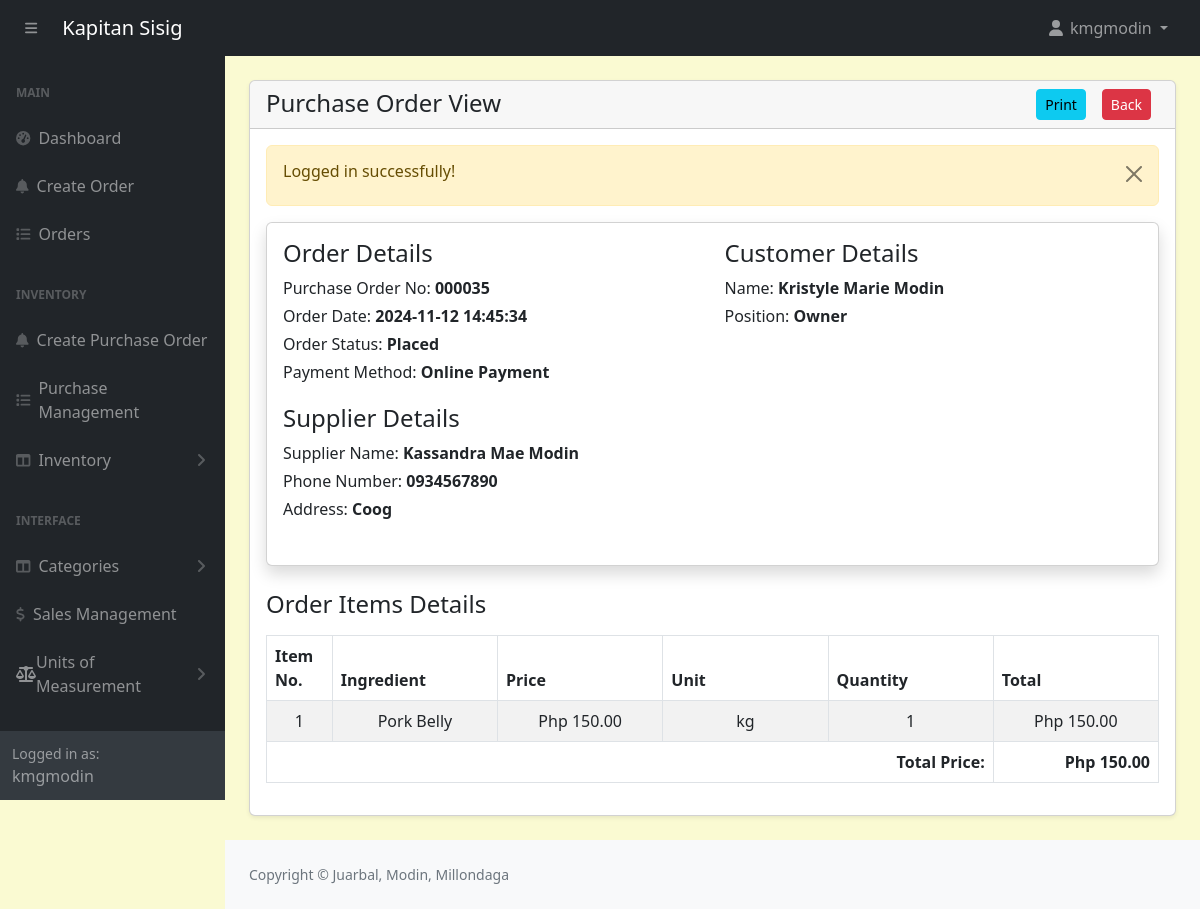
/admin/purchase-orders-view.php?track=000035 (signed in), run on the app's committed database.
### tables this page shows
CREATE TABLE `purchaseorders` (
  `id` int(11) NOT NULL,
  `customer_id` int(11) NOT NULL,
  `tracking_no` varchar(100) NOT NULL,
  `invoice_no` varchar(100) NOT NULL,
  `total_amount` varchar(100) NOT NULL,
  `order_date` datetime NOT NULL,
  `order_status` varchar(100) NOT NULL,
  `ingPayment_mode` varchar(100) NOT NULL,
  `order_placed_by_id` varchar(100) NOT NULL,
  `supplierName` varchar(100) NOT NULL
);

CREATE TABLE `suppliers` (
  `id` int(11) NOT NULL,
  `firstname` varchar(191) NOT NULL,
  `lastname` varchar(191) NOT NULL,
  `phonenumber` varchar(191) NOT NULL,
  `address` varchar(191) NOT NULL
);

### admin/purchase-orders-view.php (the view, shortened to what this page needs)
<?php include('includes/header.php'); ?>
<div class="container-fluid px-4 pb-4">
    <div class="card mt-4 shadow-sm">
        <div class="card-header">
            <h4 class="mb-0">Purchase Order View
                <a href="purchase-orders.php" class="btn btn-danger mx-2 btn-sm float-end" style="text-decoration: none;">Back</a>
                <a href="purchase-orders-view-print.php?track=<?= $_GET['track'] ?>" class="btn btn-info mx-2 btn-sm float-end">Print</a>
            </h4>
        </div>
        <div class="card-body">
        <?php
        if(isset($_GET['track'])){
                ?>
                <?php
            $trackingNo = validate($_GET['track']);
            $query = "SELECT po.*, a.* FROM purchaseOrders po, admins a WHERE
                        a.id = po.customer_id AND tracking_no='$trackingNo'
                        ORDER BY po.id DESC";
            $orders = mysqli_query($conn, $query);
            if($orders){
                if(mysqli_num_rows($orders) > 0){
                    $orderData = mysqli_fetch_assoc($orders);
                    $supplierName = $orderData['supplierName'];
                    $supplier = mysqli_query($conn, "SELECT * FROM suppliers WHERE id = '$supplierName' LIMIT 1");
                    $supplierData = mysqli_fetch_assoc($supplier);
                    ?>
                    <div class="card card-body shadow border-1 mb-4 ">
                        <div class="row">
                            <div class="col-md-6">
                                <h4>Order Details</h4>
                                <label class="mb-1">
                                    Purchase Order No: <span class="fw-bold"><?= htmlspecialchars($orderData['tracking_no'], ENT_QUOTES, 'UTF-8'); ?></span>
                                </label>
                                <br/>
                                <label class="mb-1">
                                    Order Date: <span class="fw-bold"><?= htmlspecialchars($orderData['order_date'], ENT_QUOTES, 'UTF-8'); ?></span>
                                </label>
                                <br/>
                                <label class="mb-1">
                                    Order Status: <span class="fw-bold"><?= htmlspecialchars($orderData['order_status'], ENT_QUOTES, 'UTF-8'); ?></span>
                                </label>
                                <br/>
                                <label class="mb-1">
                                    Payment Method: <span class="fw-bold"><?= htmlspecialchars($orderData['ingPayment_mode'], ENT_QUOTES, 'UTF-8'); ?></span>
                                </label>
                                <br/>
                            </div>
                            <div class="col-md-6">
                                <h4>Customer Details</h4>
                                <label class="mb-1">
                                    Name: <span class="fw-bold"><?= htmlspecialchars($orderData['firstname'], ENT_QUOTES, 'UTF-8'); ?> <?= htmlspecialchars($orderData['lastname'], ENT_QUOTES, 'UTF-8'); ?></span>
                                </label>
                                <br/>
                                <label class="mb-1">
                                    Position:
                                    <span class="fw-bold">
                                        <?= $orderData['position'] == 1 ? 'Owner' : 'Employee'?>
                                    </span>
                                </label>
                                <br/>
                                <br/>
                            </div>
                            <div class="col-md-6 pt-3">
                                <h4>Supplier Details</h4>
                                <label class="mb-1">
                                    Supplier Name: <span class="fw-bold"><?= htmlspecialchars($supplierData['firstname'], ENT_QUOTES, 'UTF-8'); ?> <?= htmlspecialchars($supplierData['lastname'], ENT_QUOTES, 'UTF-8'); ?></span>
                                </label>
                                <br/>
                                <label class="mb-1">
                                    Phone Number: <span class="fw-bold"><?= htmlspecialchars($supplierData['phonenumber'], ENT_QUOTES, 'UTF-8'); ?></span>
                                </label>
                                <br/>
                                <label class="mb-1">
                                    Address: <span class="fw-bold"><?= htmlspecialchars($supplierData['address'], ENT_QUOTES, 'UTF-8'); ?></span>
                                </label>
                                <br/>
                                <br/>
                            </div>
                        </div>
                    </div>
                    <?php
                       $orderItemQuery = "
                       SELECT
                           ii.quantity as orderItemQuantity,
                           ii.price as orderItemPrice,
                           i.name as ingredientName,
                           uom.uom_name as unit_name
                       FROM purchaseOrders po
                       JOIN ingredients_items ii ON ii.order_id = po.id
                       JOIN ingredients i ON i.id = ii.ingredient_id
                       JOIN units_of_measure uom ON uom.id = ii.unit_id
                       WHERE po.tracking_no = '$trackingNo'
                        ";
                        $orderItemsRes = mysqli_query($conn, $orderItemQuery);
                        $i = 1;
                        if($orderItemsRes){
                            if(mysqli_num_rows($orderItemsRes) > 0){
                                $totalAmount = 0;
                                ?>
                                    <h4 class="my-3">Order Items Details</h4>
                                    <table class="table table-bordered table-striped">
                                        <thead>
                                            <tr>
                                                <th>Item No. </th>
                                                <th>Ingredient</th>
                                                <th>Price</th>
                                                <th>Unit</th>
                                                <th>Quantity</th>
                                                <th>Total</th>
                                            </tr>
                                        </thead>
                                        <tbody>
                                            <?php while($orderItemRow = mysqli_fetch_assoc($orderItemsRes)): ?>
                                                <tr>
                                                    <td width="5%" class=" text-center">
                                                        <?= $i++; ?>
                                                    </td>
                                                    <td width="15%" class=" text-center">
                                                        <?= $orderItemRow['ingredientName'];?>
                                                    </td>
                                                    <td width="15%" class="text-center">
                                                        Php <?= number_format($orderItemRow['orderItemPrice'], 2); ?>
                                                    </td>
                                                    <td width="15%" class=" text-center">
                                                        <?= $orderItemRow['unit_name'];?>
                                                    </td>
                                                    <td width="15%" class="text-center">
                                                        <?= $orderItemRow['orderItemQuantity']; ?>
                                                    </td>
                                                    <td width="15%" class="text-center">
                                                        Php <?= number_format($orderItemRow['orderItemPrice'] * $orderItemRow['orderItemQuantity'], 2); ?>
                                                    </td>
                                                </tr>
                                                <?php $totalAmount += $orderItemRow['orderItemPrice'] * $orderItemRow['orderItemQuantity']; ?>
                                            <?php endwhile; ?>
                                            <tr>
                                                <td colspan="5" class="text-end fw-bold">Total Price: </td>
                                                <td colspan="1" class="text-end fw-bold">Php <?= number_format($totalAmount, 2); ?></td>
                                            </tr>
                                        </tbody>
                                    </table>
                                <?php
                            }else{
                                echo ' <h5>No record Found!</h5>';
                                return false;
                            }
                        }else{
                            echo ' <h5>No record Found!</h5>';
                            return false;
                        }
                    ?>
                    <?php
                }else{
                    echo ' <h5>No record Found!</h5>';
                    return false;
                }
            }else{
                echo ' <h5>Something Went Wrong!</h5>';
            }
        }
        ?>
        </div>
    </div>
</div>
<?php include('includes/footer.php'); ?>

### admin/assets/css/custom.css (style rules this page uses)
body { margin: 0; font-family: system-ui, -apple-system, "Segoe UI", Roboto, "Helvetica Neue", "Noto Sans", "Liberation Sans", Arial, sans-serif; font-size: 1rem; font-weight: 400; line-height: 1.5; color: #212529; text-align: left; background-color: #FAFAD2; -webkit-text-size-adjust: 100%; -webkit-tap-highlight-color: rgba(0, 0, 0, 0); }

### data on the page
purchaseorders: tracking_no "000035", order_date "2024-11-12 14:45:34", order_status "Placed", ingPayment_mode "Online Payment", admins.firstname "Kristyle Marie", admins.lastname "Modin"
suppliers: firstname "Kassandra Mae", lastname "Modin", phonenumber "0934567890", address "Coog"

### other printed values
$_SESSION['loggedInUser']['username'] "kmgmodin"
$_SESSION['message'] "Logged in successfully!"
$orderItemRow['ingredientName'] "Pork Belly"
$orderItemRow['orderItemPrice'] "150.00"
$orderItemRow['unit_name'] "kg"
$orderItemRow['orderItemQuantity'] "1"
$orderItemRow['orderItemPrice'] * $orderItemRow['orderItemQuantity'] "150.00"
$totalAmount "150.00"
